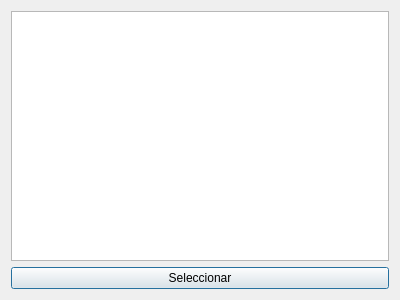
<?xml version="1.0" encoding="UTF-8"?>
<ui version="4.0">
 <class>FunctionTypesDialog</class>
 <widget class="QDialog" name="FunctionTypesDialog">
  <property name="geometry">
   <rect>
    <x>0</x>
    <y>0</y>
    <width>400</width>
    <height>300</height>
   </rect>
  </property>
  <property name="windowTitle">
   <string>Tipos de Funciones</string>
  </property>
  <layout class="QVBoxLayout" name="verticalLayout">
   <item>
    <widget class="QListWidget" name="listWidget">
        
    </widget>
   </item>
   <item>
    <widget class="QPushButton" name="btn_select">
     <property name="text">
      <string>Seleccionar</string>
     </property>
    </widget>
   </item>
  </layout>
 </widget>
 <resources/>
 <connections/>
</ui>
